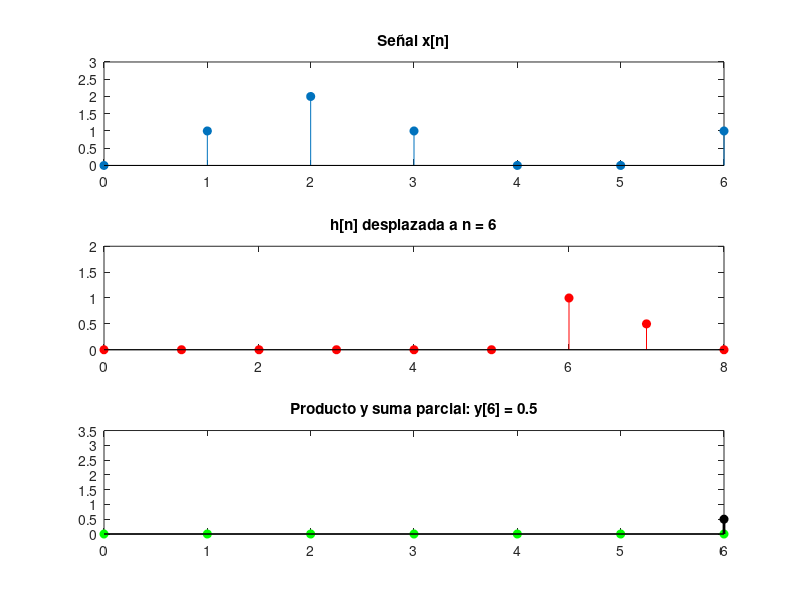

Write the MATLAB code that produced this figure.
% Animación de la convolución de dos señales en MATLAB

% Señales de ejemplo
x = [0 1 2 1 0 0 1];
h = [1 0.5 0];

N = length(x);
M = length(h);
y = conv(x, h,"same");

figure;





for n = 1:7
    
    clf;

    


    % Señal x
    subplot(3,1,1);
    stem(0:N-1, x, 'filled');
    title('Señal x[n]');
    ylim([0 max(x)+1]);
    
    % Señal h desplazada
    subplot(3,1,2);
    h_shift = zeros(1, N+M-1);
    idx_start = n;
    idx_end = min(n+M-1, N+M-1); % Asegura que el índice no exceda el tamaño
    h_shift(idx_start:idx_end) = h(1:idx_end-idx_start+1);
    stem(0:N+M-2, h_shift, 'r', 'filled');
    title(['h[n] desplazada a n = ', num2str(n-1)]);
    ylim([0 max(h)+1]);
    

    
    % Producto y suma parcial
    subplot(3,1,3);
    prod = x .* fliplr(h_shift(1:N));
    stem(0:N-1, prod, 'g', 'filled');
    hold on;
    stem(n-1, y(n), 'k', 'filled', 'LineWidth',2);
    title(['Producto y suma parcial: y[', num2str(n-1), '] = ', num2str(y(n))]);
    ylim([0 max(y)+1]);
    
    pause(0.7);
    
end

